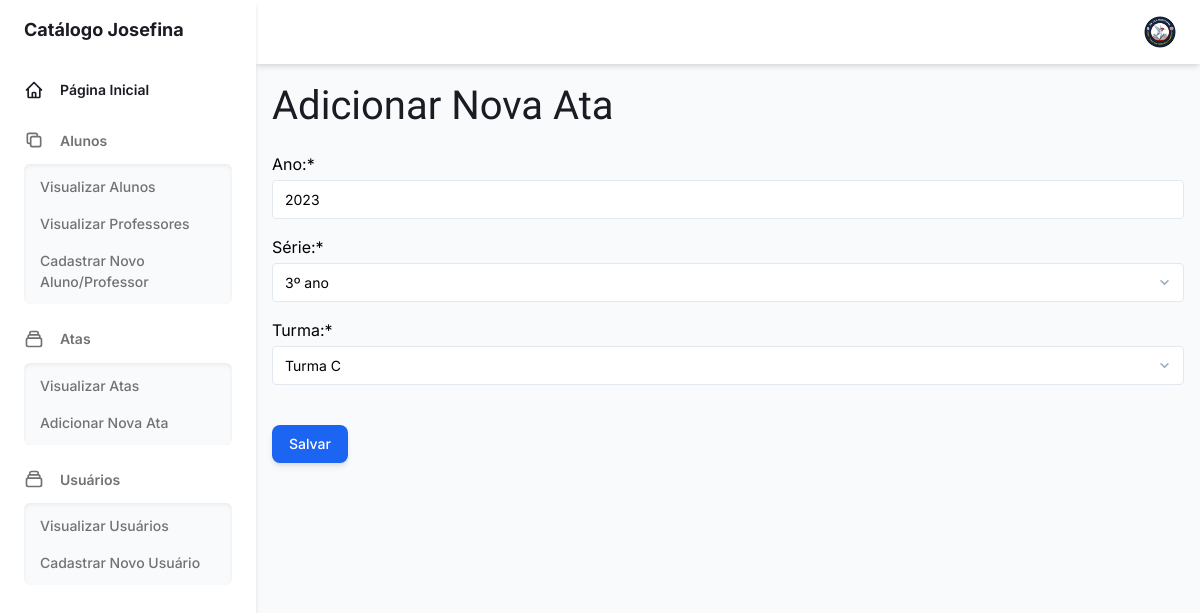
Page /ata/ata/edit_ata/11/ (signed in) on the committed database.
### ata/models.py (models this page shows, shortened)
class Atas(models.Model):
    SERIES = [('1', '1º ano'), ('2', '2º ano'), ('3', '3º ano'), ('4', '4º ano'), ('5', '5º ano'), ('6', '6º ano')]
    TURMAS = [('A', 'Turma A'), ('B', 'Turma B'), ('C', 'Turma C'), ('D', 'Turma D'), ('E', 'Turma E'), ('F', 'Turma F')]
    ano = models.IntegerField()
    serie = models.CharField(max_length=50, choices=SERIES)
    turma = models.CharField(max_length=50, choices=TURMAS)
    pdf = models.FileField(upload_to='atas/', null=True, blank=True)

### ata/views.py (the view)
# urls.py: path('ata/edit_ata/<int:ata_id>/', views.edit_ata_view, name='edit_ata'),
@has_group("SECRETARIO")
def edit_ata_view(request, ata_id):
    ata = get_object_or_404(Atas, id=ata_id)
    if request.method == "POST":
        form = AtasForm(request.POST, instance=ata)
        if form.is_valid():
            form.save()
            return HttpResponseRedirect('/ata/atas/')
    else:
        form = AtasForm(instance=ata)
    return render(request, 'ata/editar_ata.html', {'form': form})

### ata/forms.py
class AtasForm(ModelForm):
    class Meta():
        model = Atas
        fields = ['ano', 'serie', 'turma']
        widgets = {
            'ano': forms.TextInput(attrs={'class': 'form-control', 'placeholder': 'Ano'}),
            'serie': forms.Select(attrs={'class': 'form-control', 'placeholder': 'Série'}),
            'turma': forms.Select(attrs={'class': 'form-control', 'placeholder': 'Turma'}),
        }
        labels = {
            'ano': 'Ano:',
            'serie': 'Série:',
            'turma': 'Turma:',
        }
    def __init__(self, *args, **kwargs):
        super().__init__(*args, **kwargs)
        for field_name in self.fields:
            self.fields[field_name].widget.attrs.update({
            'class': 'form-input block w-full mt-1 text-sm dark:border-gray-600 dark:bg-gray-700 focus:border-purple-400 focus:outline-none focus:shadow-outline-purple dark:text-gray-300 mb-4'
        })

### templates/ata/editar_ata.html (shortened to what this page needs)
{% load static %}
{% block content %}
{% load crispy_forms_tags %}
<!DOCTYPE html>
<html>
<head>
</head>
<body>
    {% include '_base.html' %}
    <div class="w-full p-4">
        <div class="card-login">
            <h1 class="title-large text-gray-800 dark:text-gray-200 mb-4"
                style="font-size: 2.5rem; margin-top: -4px; font-family: 'Ubuntu', sans-serif;">Adicionar Nova Ata</h1>
            <form action="{% url 'cadastro_ata' %}" method="post" enctype="multipart/form-data">
                {{ form|crispy }}
                <br>
                <input
                    class="shadow-md px-4 py-2 text-sm font-medium leading-5 text-white transition-colors duration-150 bg-blue-600 border border-transparent rounded-lg active:bg-blue-600 hover:bg-blue-700 focus:outline-none focus:shadow-outline-blue"
                    type="submit" value="Salvar">
            </form>
        </div>
    </div>
</body>
</html>
{% endblock %}

### rows in the picture
Atas: ano "2023", serie "3º ano", turma "Turma C"
